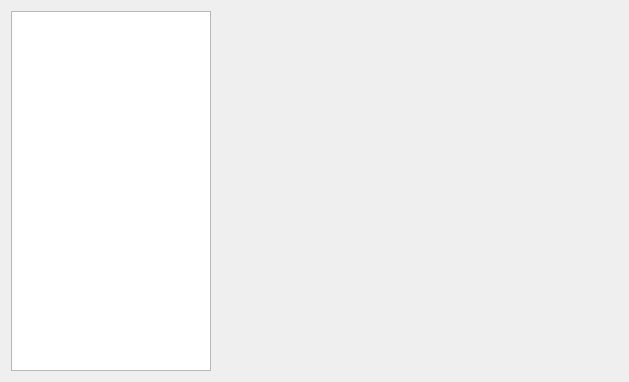
<?xml version="1.0" encoding="UTF-8"?>
<ui version="4.0">
 <class>SettingForm</class>
 <widget class="QDialog" name="SettingForm">
  <property name="geometry">
   <rect>
    <x>0</x>
    <y>0</y>
    <width>629</width>
    <height>382</height>
   </rect>
  </property>
  <property name="windowTitle">
   <string>Settings</string>
  </property>
  <layout class="QHBoxLayout" name="horizontalLayout">
   <item>
    <widget class="QListWidget" name="listWidget">
     <property name="maximumSize">
      <size>
       <width>200</width>
       <height>16777215</height>
      </size>
     </property>
    </widget>
   </item>
   <item>
    <widget class="QStackedWidget" name="stackedWidget">
     <property name="currentIndex">
      <number>0</number>
     </property>
     <widget class="QWidget" name="page"/>
     <widget class="QWidget" name="page_2"/>
    </widget>
   </item>
  </layout>
 </widget>
 <resources/>
 <connections/>
</ui>
